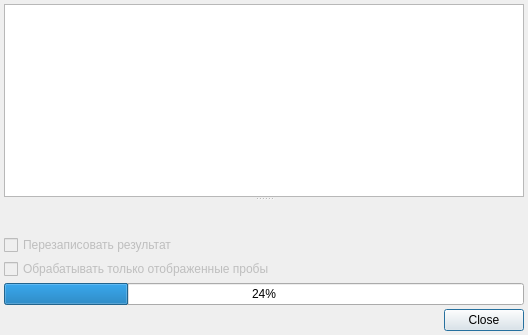
<?xml version="1.0" encoding="UTF-8"?>
<ui version="4.0">
 <class>LabResultReader</class>
 <widget class="QDialog" name="LabResultReader">
  <property name="geometry">
   <rect>
    <x>0</x>
    <y>0</y>
    <width>528</width>
    <height>335</height>
   </rect>
  </property>
  <property name="windowTitle">
   <string>Dialog</string>
  </property>
  <layout class="QGridLayout" name="gridLayout">
   <property name="margin">
    <number>4</number>
   </property>
   <property name="spacing">
    <number>4</number>
   </property>
   <item row="0" column="0">
    <widget class="QSplitter" name="splitter">
     <property name="orientation">
      <enum>Qt::Vertical</enum>
     </property>
     <property name="childrenCollapsible">
      <bool>false</bool>
     </property>
     <widget class="CLabResultEquipmentTableView" name="tblItems"/>
     <widget class="CLabResultLogWidget" name="logWidget" native="true"/>
    </widget>
   </item>
   <item row="3" column="0">
    <widget class="QCheckBox" name="chkOnlyFromModel">
     <property name="enabled">
      <bool>false</bool>
     </property>
     <property name="text">
      <string>Обрабатывать только отображенные пробы</string>
     </property>
    </widget>
   </item>
   <item row="4" column="0">
    <widget class="CProgressBar" name="progressBar">
     <property name="value">
      <number>24</number>
     </property>
    </widget>
   </item>
   <item row="5" column="0">
    <widget class="QDialogButtonBox" name="buttonBox">
     <property name="orientation">
      <enum>Qt::Horizontal</enum>
     </property>
     <property name="standardButtons">
      <set>QDialogButtonBox::Close</set>
     </property>
    </widget>
   </item>
   <item row="1" column="0" rowspan="2">
    <widget class="QCheckBox" name="chkRewrite">
     <property name="enabled">
      <bool>false</bool>
     </property>
     <property name="text">
      <string>Перезаписовать результат</string>
     </property>
    </widget>
   </item>
  </layout>
 </widget>
 <customwidgets>
  <customwidget>
   <class>CLabResultEquipmentTableView</class>
   <extends>QTableView</extends>
   <header>TissueJournal/LabResultEquipmentTable.h</header>
  </customwidget>
  <customwidget>
   <class>CProgressBar</class>
   <extends>QProgressBar</extends>
   <header>library/ProgressBar.h</header>
  </customwidget>
  <customwidget>
   <class>CLabResultLogWidget</class>
   <extends>QWidget</extends>
   <header>TissueJournal/LabResultLogWidget.h</header>
   <container>1</container>
  </customwidget>
 </customwidgets>
 <tabstops>
  <tabstop>tblItems</tabstop>
  <tabstop>chkRewrite</tabstop>
  <tabstop>chkOnlyFromModel</tabstop>
  <tabstop>buttonBox</tabstop>
 </tabstops>
 <resources/>
 <connections>
  <connection>
   <sender>buttonBox</sender>
   <signal>accepted()</signal>
   <receiver>LabResultReader</receiver>
   <slot>accept()</slot>
   <hints>
    <hint type="sourcelabel">
     <x>248</x>
     <y>254</y>
    </hint>
    <hint type="destinationlabel">
     <x>157</x>
     <y>274</y>
    </hint>
   </hints>
  </connection>
  <connection>
   <sender>buttonBox</sender>
   <signal>rejected()</signal>
   <receiver>LabResultReader</receiver>
   <slot>reject()</slot>
   <hints>
    <hint type="sourcelabel">
     <x>316</x>
     <y>260</y>
    </hint>
    <hint type="destinationlabel">
     <x>286</x>
     <y>274</y>
    </hint>
   </hints>
  </connection>
 </connections>
</ui>
